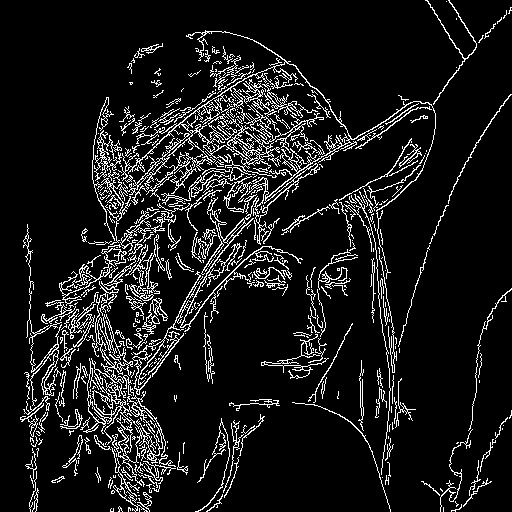
//> input picture 二值化找断点/56748/canny.jpg, 512 x 512 px
$ ./5678   (built with g++ and OpenCV 4)
//> lines starting //> are read from the running program, lines starting //| are printed output that depends on the picture; after the words box and inside, x2 and y2 are one past the last pixel; in counts of white or black regions, pixels touching at a corner belong together
//> further down, img1 is the input picture: 512 rows x 512 cols, CV_8UC1; min 0, max 255, mean 25.6
#include<iostream>
#include<opencv2/opencv.hpp>
#include<algorithm>
#include<stdio.h>
#include<vector>
#include<iostream>
#include<fstream>
using namespace std;
using namespace cv;

void getBreakpoint(cv::Mat &EDLine,CvPoint pt)
{
//> called with pt = Point(0, 0)
	//breakpoint = cv::Mat::zeros(EDImage.rows,EDImage.cols,CV_8UC1);

	uchar* data_ED= EDLine.data;
	//uchar* data_breakpoint= breakpoint.data;
	int rows =EDLine.rows, cols =EDLine.cols, step =EDLine.step;
//> rows = 512; cols = 512; step = 512
    int i=1,j=1,x,y,sum=0;
	//cout<<EDImage<<endl;
    for (i = 1; i < rows-1; i++)
    {
        for (j = 1; j < cols-1; j++)
        {
             if(data_ED[i*step+j]==255)
			 {
				sum=data_ED[i*step+j]+data_ED[(i-1)*step+(j-1)]+data_ED[(i-1)*step+j]+data_ED[(i-1)*step+(j+1)]+data_ED[i*step+(j-1)]+data_ED[i*step+j+1]+data_ED[(i+1)*step+j-1]+data_ED[(i+1)*step+j]+data_ED[(i+1)*step+j+1];
				if(sum == 510)
				{
					CvPoint pt = cvPoint(x,y);
					pt.x=j;
					pt.y=i;
					//breakpoint.push_back(breakP);
					//参数为：承载的图像、圆心、半径、颜色、粗细、线型
					circle(EDLine,pt,2,255,2,0);
					//cvCircle( EDLine, centerpoint ,3 , CV_RGB(0,255,0),1, 8, 3 );
				 }
					//data_breakpoint[j*step+i]=data_ED[j*step+i];
             }
		}
    }
//> this loop made 510 passes
//> sum on passes 1 to 3: 1274, 1021, 1272
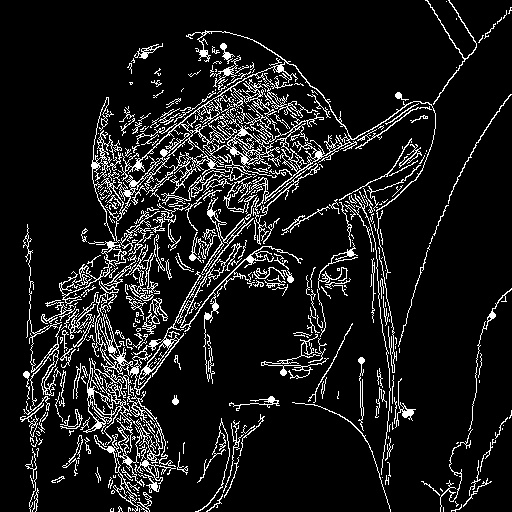
//> EDLine: 512 rows x 512 cols, CV_8UC1; 0.51% of pixels changed, all inside (x1, y1, x2, y2) = (23, 43, 496, 490)
//> after the loop, sum = 1025

}
int main()
{
	Mat img,img1;
	// 载入原图
    string filename1= "canny.jpg";
	img1 = imread(filename1,0);
    //threshold(img1, img1,40, 255, THRESH_BINARY); //二值化
	//提取断点
	int x,y;
	CvPoint pt= cvPoint(x,y);
	getBreakpoint(img1, pt);
	imshow("img",img1);
	imwrite("img.pgm",img1);

	waitKey(0);
	getchar();
	return 0;

}
